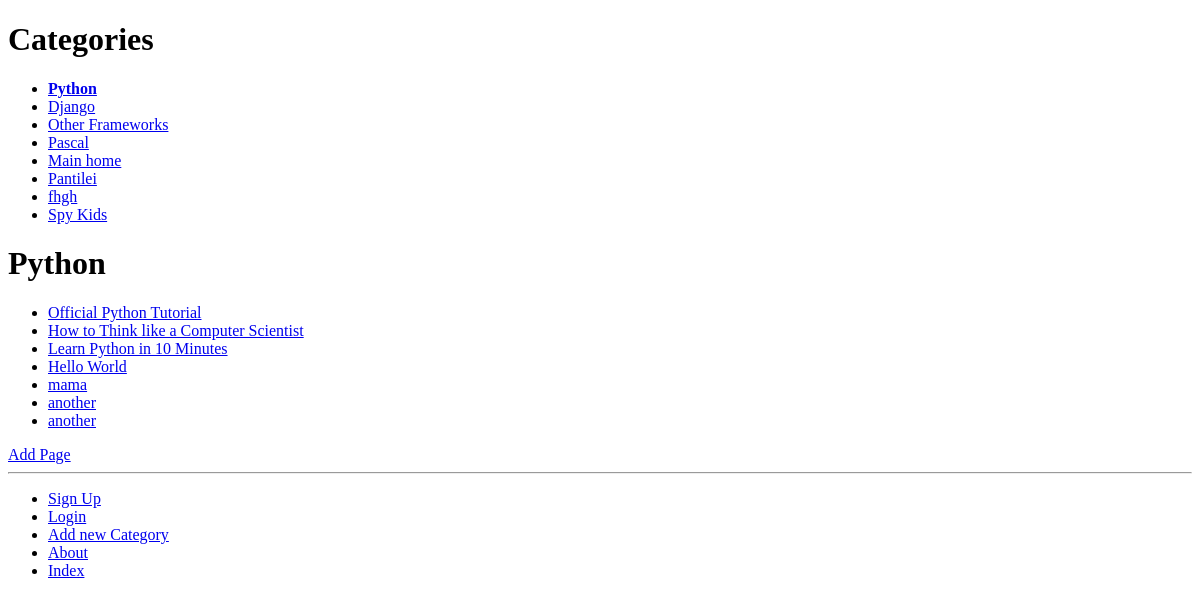
/rango/category/python/, run on an earlier commit of the app's database.
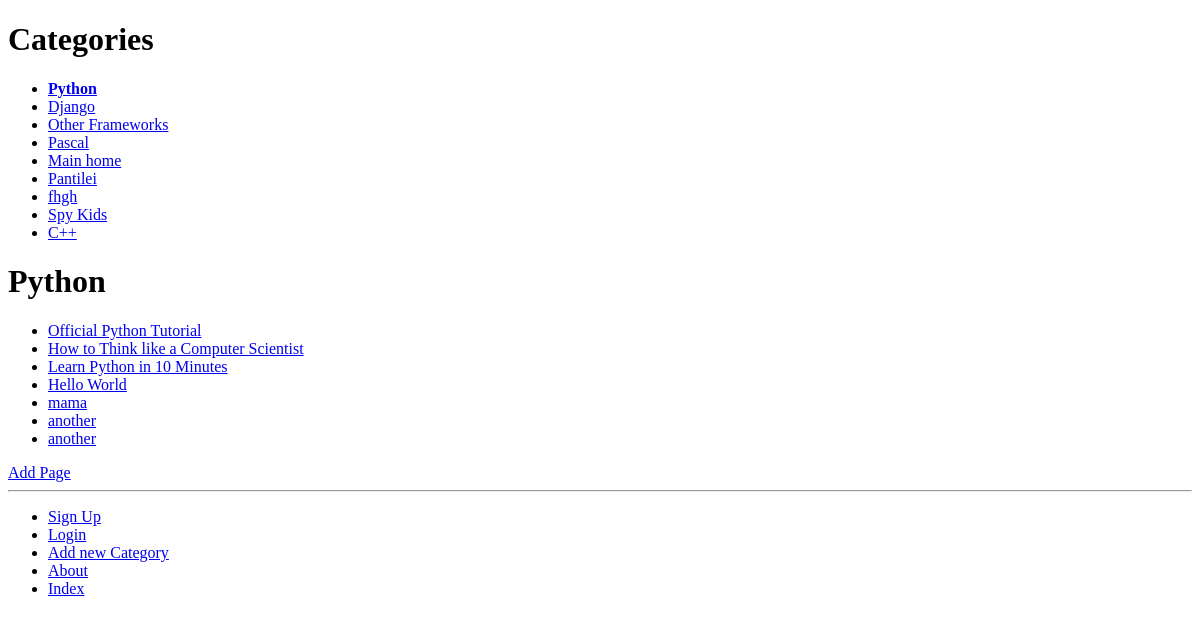
And on a later commit of the database.
### rango/models.py (models this page shows)
class Category(models.Model):
    name = models.CharField(max_length=128, unique=True)
    views = models.IntegerField(default=0)
    likes = models.IntegerField(default = 0)
    slug = models.SlugField(blank=True)
    '''
     When we update the models via the migration tool, it will add the field,
    and provide the option of populating the field with a default value. Of course, we want a specific
    value in each field. In order to correctly populate the slug field we will need to first perform the
    migration and then re-run the population script - this is because in the population script we explicitly
    call the ‘save’ method for each entry. This will trigger the ‘save’ we have implemented and update
    the slug accordingly
    '''
    def save(self, *args, **kwargs):
        self.slug = slugify(self.name)
        super(Category, self).save(*args, **kwargs)
    class Meta:
        verbose_name_plural = 'categories'
    def __str__(self): # For Python 2, use __unicode__ too
        return self.name

class Page(models.Model):
    category = models.ForeignKey(Category)
    title = models.CharField(max_length=128)
    url = models.URLField()
    views = models.IntegerField(default=0)
    def __str__(self): # For Python 2, use __unicode__ too
        return self.title

### rango/views.py (the view)
# urls.py: url(r'^category/(?P<category_name_slug>[\w\-]+)/$', views.show_category, name='show_category'),
def show_category(request, category_name_slug):
    context_dict = {}
    try:
        category = Category.objects.get(slug = category_name_slug)
        print(Category.objects)
        print(category)
        pages = Page.objects.filter(category = category)
        print(pages)
        context_dict['pages'] = pages
        context_dict['category'] = category
    except Category.DoesNotExist:
        context_dict['category'] = None
        context_dict['pages'] = None
    return render(request, 'rango/category.html', context_dict)

### rango/templatetags/rango_template_tags.py (called while the page is built)
@register.inclusion_tag('rango/cats.html')
def get_category_list(cat=None):
    return {'cats': Category.objects.all(), 'act_cat': cat}

### templates/rango/category.html (shortened to what this page needs)
{% extends 'rango/base.html' %}
{% load staticfiles %}
{% block body_block %}
      {% if category %}
        <h1>{{category.name}}</h1>
        {% if pages %}
          <ul>
            {% for page in pages %}
              <li><a href="{{page.url}}">{{page.title}}</a></li>
            {% endfor %}
          </ul>
        {% else %}
          <strong>No pages currently in category</strong>
        {% endif %}
        <a href="{% url 'rango:add_page' category.slug %}">Add Page</a> <br/>
      {% else %}
        <h3>The specified category does not exist!</h3>
      {% endif %}
{% endblock %}

### templates/rango/cats.html
<ul>
  {% if cats %}
    {% for c in cats %}
      {% if c == act_cat %}
        <li><strong><a href="{% url 'rango:show_category' c.slug %}">{{ c.name }}</a></strong></li>
      {% else %}
        <li><a href="{% url 'rango:show_category' c.slug %}">{{ c.name }}</a></li>
      {% endif %}
    {% endfor %}
  {% else %}
    <li> <strong>There are no category present.</strong></li>
  {% endif %}
</ul>

What changed in the data, as far as the page shows it:
added Category: name "C++"
